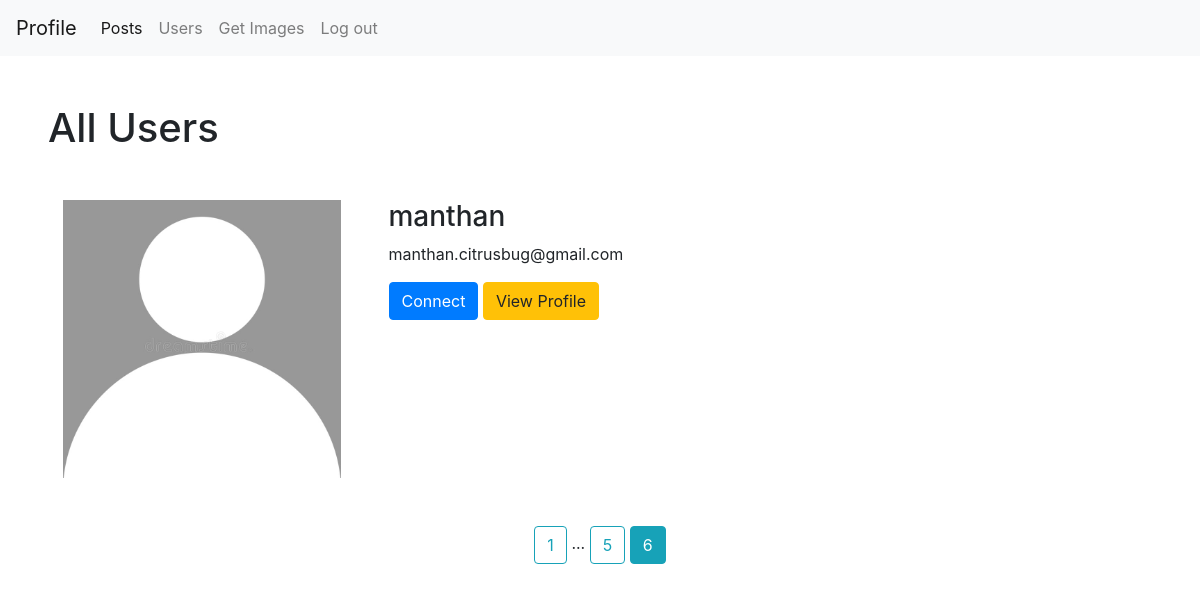
Screenshot of /users?page=6 (signed in) with the database file from the repository.
### flask_module/user/models.py (models this page shows, shortened)
class User(db.Model, UserMixin):
    id = db.Column(db.Integer, primary_key=True)
    username = db.Column(db.String(20), unique=True, nullable=False)
    email = db.Column(db.String(30), unique=True, nullable=False)
    profile_picture = db.Column(db.String(70), nullable=False, default="defualt_img.jpg")
    password = db.Column(db.String(15), nullable=False)
    like = db.relationship("Likes", backref="user", lazy=True, cascade = "all, delete, delete-orphan", )
    post = db.relationship("Post", backref="user", lazy=True, cascade = "all, delete, delete-orphan", )
    comment = db.relationship("Comments", backref="user", lazy=True, cascade = "all, delete, delete-orphan", )
    following = db.relationship("User",
                    secondary=connected_user,
                    primaryjoin=id==connected_user.c.parent_id,
                    secondaryjoin=id==connected_user.c.children_id,
                    backref="followed_by")
    role_id = db.Column(db.Integer, db.ForeignKey("role.id"), nullable=False)

### flask_module/user/routes.py (the view)
@user.route("/users", methods=['POST', 'GET'])
def users():
    if "user" in session:
        page  = request.args.get('page', 1, type=int)
        users = User.query.filter(User.id != current_user.id).paginate(per_page=1, page=page)
        return render_template("user/all_users.html", users=users)
    else:
        abort(401)

### flask_module/user/models.py (called while the page is built)
@login_manager.user_loader
def load_user(user_id):
    return User.query.filter_by(id=int(user_id)).first()

### flask_module/templates/user/all_users.html (shortened to what this page needs)
{% extends "base.html" %}
{% block contant %}
<h1 class="m-5">All Users</h1>
{% for user in users %}
<div class="container m-5 d-flex">
    <img src="{{ url_for('static', filename='images/'+user.profile_picture) }}" alt="" class="w-25 h-25">
    <div class="ml-5">
        <h3>{{user.username}}</h3>
        <p>{{user.email}}</p>
        {% if user in current_user.following %}
        <a href="{{ url_for('user.remove_user', user_id=user.id) }}" class="btn btn-danger">Remove Following</a>
        {% else %}
        <a href="{{ url_for('user.follow_user', user_id=user.id) }}" class="btn btn-primary">Connect</a>
        {% endif %}
        <a href="{{ url_for('user.profile_detail', username=user.username) }}" class="btn btn-warning">View Profile</a>
    </div>
</div>
{% endfor %}
<div class="my-5 text-center">
    {% for page_num in users.iter_pages(left_edge=1, right_edge=1, left_current=1, right_current=1) %}
        {% if page_num %}
            {% if users.page == page_num %}
                <a href="{{ url_for('user.users', page=page_num) }}" class="btn btn-info">{{page_num}}</a>
            {% else %}
                <a href="{{ url_for('user.users', page=page_num) }}" class="btn btn-outline-info">{{page_num}}</a>
            {% endif %}
        {% else %}
            ...
        {% endif %}
    {% endfor %}
</div>
{% endblock contant %}

### rows the page displays
User: profile_picture (picture), username "manthan", email "manthan.citrusbug@gmail.com"

### other values shown
{{ page_num }} "1" "5"
{{ page_num }} "6"
